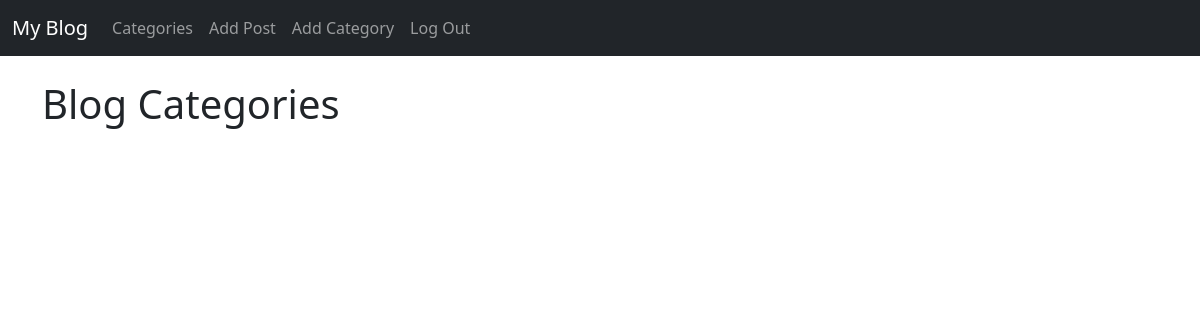
Page /category_list/ (signed in) on the earlier database version.
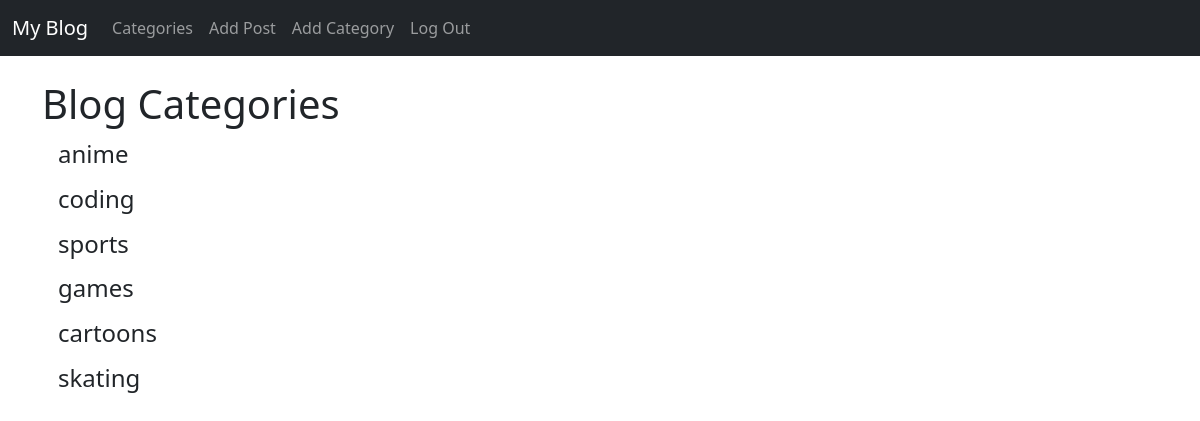
Same page on the later database version.
### blog/models.py (models this page shows, shortened)
class Category(models.Model):
    name = models.CharField(max_length=255)
    def __str__(self):
        return self.name

### blog/views.py (the view)
# urls.py: path('category_list/', CategoryListView, name='category_list'),
def CategoryListView(request):
    cat_menu_list = Category.objects.all()
    return render(request, 'category_list.html', {'cat_menu_list': cat_menu_list})

### blog/templates/category_list.html (shortened to what this page needs)
{% extends 'base.html' %}
{% block content %}
    <h1>Blog Categories</h1>
        {% for item in cat_menu_list %}
            <h4><a class="dropdown-item" href="{% url 'category' item %}">{{ item }}</a></h4>
        {% endfor %}
{% endblock %}

Differences in the rows shown:
added Category: name "anime"
added Category: name "coding"
added Category: name "sports"
added Category: name "games"
added Category: name "cartoons"
added Category: name "skating"
